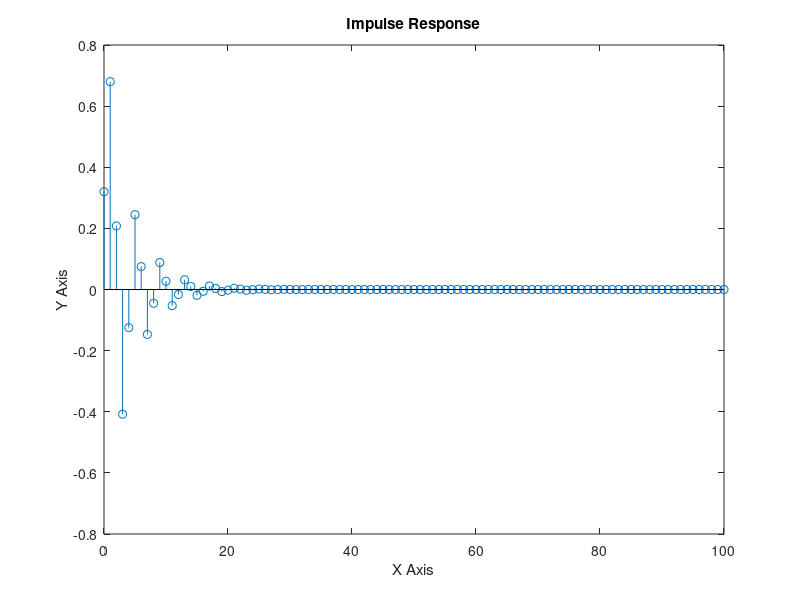
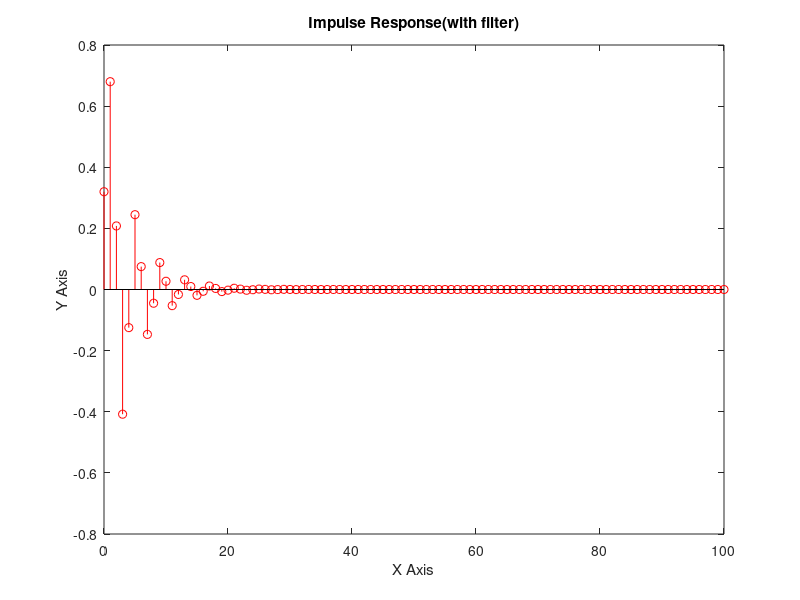
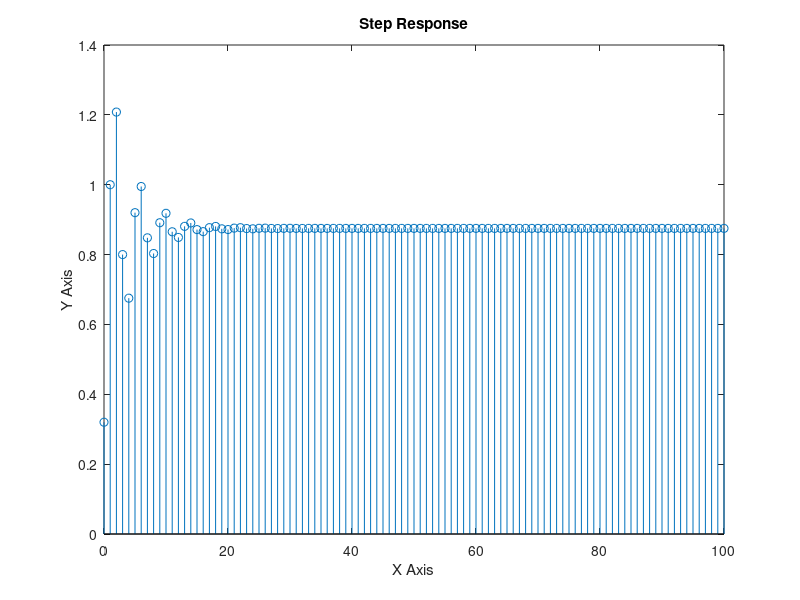
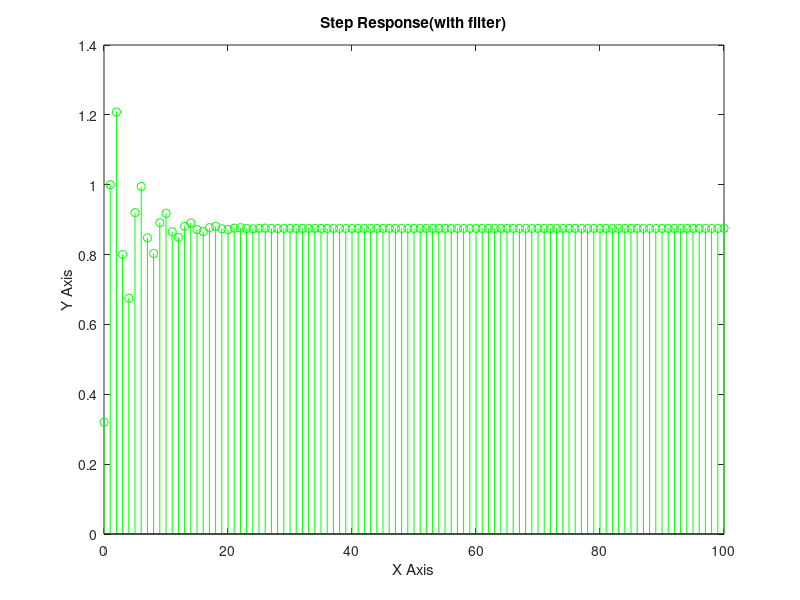

These charts were generated, in order, by the following MATLAB code:
clear;  
clc;

% Kroutsiki Apokrousi
%____________________________________________________________
% 1os tropos (kanonikos)

figure(1)
n=0:100;
h=zeros(1,length(n));  %pinakas midenikwn apo to 1 ews to mikos tou n. To h prosdiorizei tin kroustiki apokrisi kai to d to d(n)
d=inline('n==0');       %prosorini ulopoihsh
h(1)=0.32;
h(2)=0.68;
for i=3:length(n)
  h(i)=0.32*d(n(i))+0.68*d(n(i)-1)+0.4*d(n(i)-2)-0.6*h(i-2);
end;
stem(n,h)
title("Impulse Response")
xlabel("X Axis")
ylabel("Y Axis");


% 2os tropos (me filter)
figure(2)
n=0:100;
d=inline('n==0');
a=[1 0 0.6];
b=[0.32 0.68 0.4];
y=filter(b,a,d(n));
stem(n,y,"r")
title("Impulse Response(with filter)")
xlabel("X Axis")
ylabel("Y Axis");

%Tha parw timi isi me 1 mono otan to d vrisketai sti xroniki stigmi 0 (diladi d(0) = 1)

% Bimatiki Apokrousi
%____________________________________________________________
% 1os tropos


figure(3);
n=0:100;
s=zeros(1,length(n));
u=inline('n>=0');
s(1)=0.32;
s(2)=1;
for i=3:length(n)
  s(i)=0.32*u(n(i))+0.68*u(n(i)-1)+0.4*u(n(i)-2)-0.6*s(i-2);
end;
stem(n,s)
title("Step Response")
xlabel("X Axis")
ylabel("Y Axis");

figure(4);
n=0:100;
u=inline('n>=0');
a=[1 0 0.6];
b=[0.32 0.68 0.4];
y=filter(b,a,u(n));
stem(n,y,"g")
title("Step Response(with filter)")
xlabel("X Axis")
ylabel("Y Axis");

%se kathe periptosi, an to n einai mikrotero tou 0 tote to s(n) alla kai to u(n) tha einai isa me 0, enw se kathe alli periptwsi kai ta duo tha paroun tin timi 1